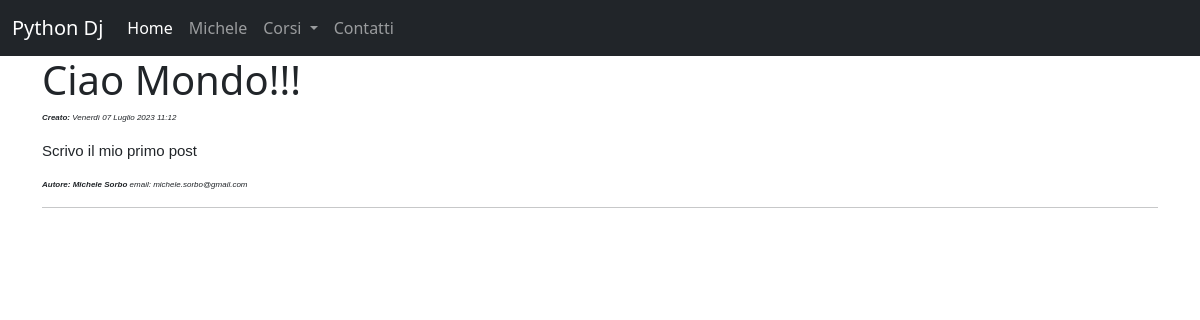
/post/1, run on the app's committed database.
### mainBlog/models.py (models this page shows, shortened)
class Post(models.Model):
    titolo = models.CharField(max_length=200) #Input di testo con grandezza massima di caratteri fissa a 200
    corpo = models.TextField(blank=True) #è una textarea, la rendo non obbligatoria
    data_ins = models.DateTimeField(auto_now_add=True) #DateTime e imposto che automaticamente sia impostata la data e l'ora corrente
    autore = models.ForeignKey(User, on_delete=models.CASCADE) #Vado a dire quale utente del sito ha scritto il post

### mainBlog/views.py (the view)
# urls.py: path('post/<int:post_id>', views.post_singolo, name='post-singolo') #Serve a inviare l'identificativo ad un metodo di pagina
def post_singolo(request, post_id):
    try:
        post = Post.objects.get(pk=post_id) #Faccio una selezione sulla tabella per estrarre solo l'articolo richiesto
        return render(request, 'post.html', {'post':post})
    except:
        return redirect('index')

### mainBlog/templates/post.html (shortened to what this page needs)
{% extends 'base.html' %}
{% block titolo_pagina %}{{ post.titolo }}{% endblock titolo_pagina %}
{% block contenuto %}
    <p class="autore"><b>Creato:</b> {{ post.data_ins }}</p>
    <p class="corpo">{{ post.corpo }}</p>
    <p class="autore"><b>Autore: {{ post.autore.first_name }} {{ post.autore.last_name }}</b>  email: {{ post.autore.email }}</p>
    <hr>
{% endblock contenuto %}

### mainBlog/templates/post.html (style rules this page uses)
.corpo { font-family: Arial, Helvetica, sans-serif; font-size: 15px; }
.autore { font-family: Arial, Helvetica, sans-serif; font-size: 8px; font-style: italic; }

### data on the page
Post: titolo "Ciao Mondo!!!", data_ins "Venerdì 07 Luglio 2023 11:12", corpo "Scrivo il mio primo post", autore.first_name "Michele", autore.last_name "Sorbo", autore.email "michele.sorbo@gmail.com"
